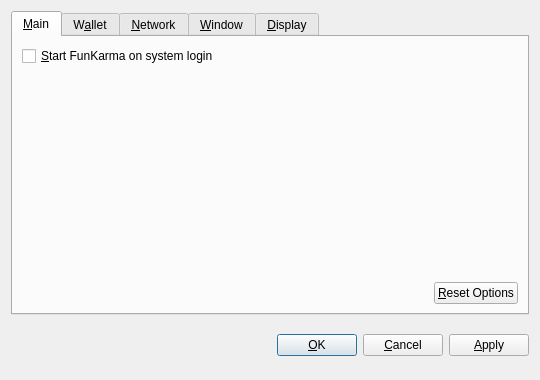
<?xml version="1.0" encoding="UTF-8"?>
<ui version="4.0">
 <class>OptionsDialog</class>
 <widget class="QDialog" name="OptionsDialog">
  <property name="geometry">
   <rect>
    <x>0</x>
    <y>0</y>
    <width>540</width>
    <height>380</height>
   </rect>
  </property>
  <property name="windowTitle">
   <string>Options</string>
  </property>
  <property name="modal">
   <bool>true</bool>
  </property>
  <layout class="QVBoxLayout" name="verticalLayout">
   <item>
    <widget class="QTabWidget" name="tabWidget">
     <property name="tabPosition">
      <enum>QTabWidget::North</enum>
     </property>
     <property name="currentIndex">
      <number>0</number>
     </property>
     <widget class="QWidget" name="tabMain">
      <attribute name="title">
       <string>&amp;Main</string>
      </attribute>
      <layout class="QVBoxLayout" name="verticalLayout_Main">
       <item>
        <widget class="QCheckBox" name="bitcoinAtStartup">
         <property name="toolTip">
          <string>Automatically start FunKarma after logging in to the system.</string>
         </property>
         <property name="text">
          <string>&amp;Start FunKarma on system login</string>
         </property>
        </widget>
       </item>
       <item>
        <spacer name="verticalSpacer_Main">
         <property name="orientation">
          <enum>Qt::Vertical</enum>
         </property>
         <property name="sizeHint" stdset="0">
          <size>
           <width>20</width>
           <height>40</height>
          </size>
         </property>
        </spacer>
       </item>
       <item>
        <layout class="QHBoxLayout" name="horizontalLayout_2_Main">
         <item>
          <spacer name="horizontalSpacer_2_Main">
           <property name="orientation">
            <enum>Qt::Horizontal</enum>
           </property>
           <property name="sizeHint" stdset="0">
            <size>
             <width>40</width>
             <height>20</height>
            </size>
           </property>
          </spacer>
         </item>
         <item>
          <widget class="QPushButton" name="resetButton">
           <property name="toolTip">
            <string>Reset all client options to default.</string>
           </property>
           <property name="text">
            <string>&amp;Reset Options</string>
           </property>
           <property name="autoDefault">
            <bool>false</bool>
           </property>
          </widget>
         </item>
        </layout>
       </item>
      </layout>
     </widget>
     <widget class="QWidget" name="tabWallet">
      <attribute name="title">
       <string>W&amp;allet</string>
      </attribute>
      <layout class="QVBoxLayout" name="verticalLayout_Network">
       <item>
        <widget class="QLabel" name="transactionFeeInfoLabel">
         <property name="text">
          <string>Optional transaction fee per kB that helps make sure your transactions are processed quickly. Most transactions are 1 kB.</string>
         </property>
         <property name="textFormat">
          <enum>Qt::PlainText</enum>
         </property>
         <property name="wordWrap">
          <bool>true</bool>
         </property>
        </widget>
       </item>
       <item>
        <layout class="QHBoxLayout" name="horizontalLayout_1_Main">
         <item>
          <widget class="QLabel" name="transactionFeeLabel">
           <property name="text">
            <string>Pay transaction &amp;fee</string>
           </property>
           <property name="textFormat">
            <enum>Qt::PlainText</enum>
           </property>
           <property name="buddy">
            <cstring>transactionFee</cstring>
           </property>
          </widget>
         </item>
         <item>
          <widget class="BitcoinAmountField" name="transactionFee"/>
         </item>
         <item>
          <spacer name="horizontalSpacer_1_Main">
           <property name="orientation">
            <enum>Qt::Horizontal</enum>
           </property>
           <property name="sizeHint" stdset="0">
            <size>
             <width>40</width>
             <height>20</height>
            </size>
           </property>
          </spacer>
         </item>
        </layout>
       </item>
       <item>
        <widget class="QLabel" name="label">
         <property name="text">
          <string>If you disable the spending of unconfirmed change, the change from a transaction cannot be used until that transaction has at least one confirmation. This also affects how your balance is computed.</string>
         </property>
         <property name="wordWrap">
          <bool>true</bool>
         </property>
        </widget>
       </item>
       <item>
        <widget class="QCheckBox" name="spendZeroConfChange">
         <property name="text">
          <string>Spend unconfirmed change  (experts only)</string>
         </property>
        </widget>
       </item>
       <item>
        <spacer name="verticalSpacer">
         <property name="orientation">
          <enum>Qt::Vertical</enum>
         </property>
         <property name="sizeHint" stdset="0">
          <size>
           <width>20</width>
           <height>40</height>
          </size>
         </property>
        </spacer>
       </item>
      </layout>
     </widget>
     <widget class="QWidget" name="tabNetwork">
      <attribute name="title">
       <string>&amp;Network</string>
      </attribute>
      <layout class="QVBoxLayout" name="verticalLayout_Network">
       <item>
        <widget class="QCheckBox" name="mapPortUpnp">
         <property name="toolTip">
          <string>Automatically open the FunKarma client port on the router. This only works when your router supports UPnP and it is enabled.</string>
         </property>
         <property name="text">
          <string>Map port using &amp;UPnP</string>
         </property>
        </widget>
       </item>
       <item>
        <widget class="QCheckBox" name="connectSocks">
         <property name="toolTip">
          <string>Connect to the FunKarma network through a SOCKS proxy (e.g. when connecting through Tor).</string>
         </property>
         <property name="text">
          <string>&amp;Connect through SOCKS proxy:</string>
         </property>
        </widget>
       </item>
       <item>
        <layout class="QHBoxLayout" name="horizontalLayout_Network">
         <item>
          <widget class="QLabel" name="proxyIpLabel">
           <property name="text">
            <string>Proxy &amp;IP:</string>
           </property>
           <property name="textFormat">
            <enum>Qt::PlainText</enum>
           </property>
           <property name="buddy">
            <cstring>proxyIp</cstring>
           </property>
          </widget>
         </item>
         <item>
          <widget class="QValidatedLineEdit" name="proxyIp">
           <property name="maximumSize">
            <size>
             <width>140</width>
             <height>16777215</height>
            </size>
           </property>
           <property name="toolTip">
            <string>IP address of the proxy (e.g. 127.0.0.1)</string>
           </property>
          </widget>
         </item>
         <item>
          <widget class="QLabel" name="proxyPortLabel">
           <property name="text">
            <string>&amp;Port:</string>
           </property>
           <property name="textFormat">
            <enum>Qt::PlainText</enum>
           </property>
           <property name="buddy">
            <cstring>proxyPort</cstring>
           </property>
          </widget>
         </item>
         <item>
          <widget class="QLineEdit" name="proxyPort">
           <property name="maximumSize">
            <size>
             <width>55</width>
             <height>16777215</height>
            </size>
           </property>
           <property name="toolTip">
            <string>Port of the proxy (e.g. 9050)</string>
           </property>
          </widget>
         </item>
         <item>
          <widget class="QLabel" name="socksVersionLabel">
           <property name="text">
            <string>SOCKS &amp;Version:</string>
           </property>
           <property name="textFormat">
            <enum>Qt::PlainText</enum>
           </property>
           <property name="buddy">
            <cstring>socksVersion</cstring>
           </property>
          </widget>
         </item>
         <item>
          <widget class="QValueComboBox" name="socksVersion">
           <property name="toolTip">
            <string>SOCKS version of the proxy (e.g. 5)</string>
           </property>
          </widget>
         </item>
         <item>
          <spacer name="horizontalSpacer_Network">
           <property name="orientation">
            <enum>Qt::Horizontal</enum>
           </property>
           <property name="sizeHint" stdset="0">
            <size>
             <width>40</width>
             <height>20</height>
            </size>
           </property>
          </spacer>
         </item>
        </layout>
       </item>
       <item>
        <spacer name="verticalSpacer_Network">
         <property name="orientation">
          <enum>Qt::Vertical</enum>
         </property>
         <property name="sizeHint" stdset="0">
          <size>
           <width>20</width>
           <height>40</height>
          </size>
         </property>
        </spacer>
       </item>
      </layout>
     </widget>
     <widget class="QWidget" name="tabWindow">
      <attribute name="title">
       <string>&amp;Window</string>
      </attribute>
      <layout class="QVBoxLayout" name="verticalLayout_Window">
       <item>
        <widget class="QCheckBox" name="minimizeToTray">
         <property name="toolTip">
          <string>Show only a tray icon after minimizing the window.</string>
         </property>
         <property name="text">
          <string>&amp;Minimize to the tray instead of the taskbar</string>
         </property>
        </widget>
       </item>
       <item>
        <widget class="QCheckBox" name="minimizeOnClose">
         <property name="toolTip">
          <string>Minimize instead of exit the application when the window is closed. When this option is enabled, the application will be closed only after selecting Quit in the menu.</string>
         </property>
         <property name="text">
          <string>M&amp;inimize on close</string>
         </property>
        </widget>
       </item>
       <item>
        <spacer name="verticalSpacer_Window">
         <property name="orientation">
          <enum>Qt::Vertical</enum>
         </property>
         <property name="sizeHint" stdset="0">
          <size>
           <width>20</width>
           <height>40</height>
          </size>
         </property>
        </spacer>
       </item>
      </layout>
     </widget>
     <widget class="QWidget" name="tabDisplay">
      <attribute name="title">
       <string>&amp;Display</string>
      </attribute>
      <layout class="QVBoxLayout" name="verticalLayout_Display">
       <item>
        <layout class="QHBoxLayout" name="horizontalLayout_1_Display">
         <item>
          <widget class="QLabel" name="langLabel">
           <property name="text">
            <string>User Interface &amp;language:</string>
           </property>
           <property name="textFormat">
            <enum>Qt::PlainText</enum>
           </property>
           <property name="buddy">
            <cstring>lang</cstring>
           </property>
          </widget>
         </item>
         <item>
          <widget class="QValueComboBox" name="lang">
           <property name="toolTip">
            <string>The user interface language can be set here. This setting will take effect after restarting FunKarma.</string>
           </property>
          </widget>
         </item>
        </layout>
       </item>
       <item>
        <layout class="QHBoxLayout" name="horizontalLayout_2_Display">
         <item>
          <widget class="QLabel" name="unitLabel">
           <property name="text">
            <string>&amp;Unit to show amounts in:</string>
           </property>
           <property name="textFormat">
            <enum>Qt::PlainText</enum>
           </property>
           <property name="buddy">
            <cstring>unit</cstring>
           </property>
          </widget>
         </item>
         <item>
          <widget class="QValueComboBox" name="unit">
           <property name="toolTip">
            <string>Choose the default subdivision unit to show in the interface and when sending coins.</string>
           </property>
          </widget>
         </item>
        </layout>
       </item>
       <item>
        <widget class="QCheckBox" name="displayAddresses">
         <property name="toolTip">
          <string>Whether to show FunKarma addresses in the transaction list or not.</string>
         </property>
         <property name="text">
          <string>&amp;Display addresses in transaction list</string>
         </property>
        </widget>
       </item>
       <item>
        <widget class="QCheckBox" name="coinControlFeatures">
         <property name="toolTip">
          <string>Whether to show coin control features or not.</string>
         </property>
         <property name="text">
          <string>Display coin &amp;control features (experts only!)</string>
         </property>
        </widget>
       </item>
       <item>
        <spacer name="verticalSpacer_Display">
         <property name="orientation">
          <enum>Qt::Vertical</enum>
         </property>
         <property name="sizeHint" stdset="0">
          <size>
           <width>20</width>
           <height>40</height>
          </size>
         </property>
        </spacer>
       </item>
      </layout>
     </widget>
    </widget>
   </item>
   <item>
    <layout class="QHBoxLayout" name="horizontalLayout_Buttons">
     <item>
      <spacer name="horizontalSpacer_1">
       <property name="orientation">
        <enum>Qt::Horizontal</enum>
       </property>
       <property name="sizeHint" stdset="0">
        <size>
         <width>40</width>
         <height>48</height>
        </size>
       </property>
      </spacer>
     </item>
     <item>
      <widget class="QLabel" name="statusLabel">
       <property name="font">
        <font>
         <weight>75</weight>
         <bold>true</bold>
        </font>
       </property>
       <property name="text">
        <string/>
       </property>
       <property name="textFormat">
        <enum>Qt::PlainText</enum>
       </property>
       <property name="wordWrap">
        <bool>true</bool>
       </property>
      </widget>
     </item>
     <item>
      <spacer name="horizontalSpacer_2">
       <property name="orientation">
        <enum>Qt::Horizontal</enum>
       </property>
       <property name="sizeHint" stdset="0">
        <size>
         <width>40</width>
         <height>48</height>
        </size>
       </property>
      </spacer>
     </item>
     <item>
      <widget class="QPushButton" name="okButton">
       <property name="text">
        <string>&amp;OK</string>
       </property>
      </widget>
     </item>
     <item>
      <widget class="QPushButton" name="cancelButton">
       <property name="text">
        <string>&amp;Cancel</string>
       </property>
       <property name="autoDefault">
        <bool>false</bool>
       </property>
      </widget>
     </item>
     <item>
      <widget class="QPushButton" name="applyButton">
       <property name="text">
        <string>&amp;Apply</string>
       </property>
       <property name="autoDefault">
        <bool>false</bool>
       </property>
      </widget>
     </item>
    </layout>
   </item>
  </layout>
 </widget>
 <customwidgets>
  <customwidget>
   <class>BitcoinAmountField</class>
   <extends>QSpinBox</extends>
   <header>bitcoinamountfield.h</header>
  </customwidget>
  <customwidget>
   <class>QValueComboBox</class>
   <extends>QComboBox</extends>
   <header>qvaluecombobox.h</header>
  </customwidget>
  <customwidget>
   <class>QValidatedLineEdit</class>
   <extends>QLineEdit</extends>
   <header>qvalidatedlineedit.h</header>
  </customwidget>
 </customwidgets>
 <resources/>
 <connections/>
</ui>
